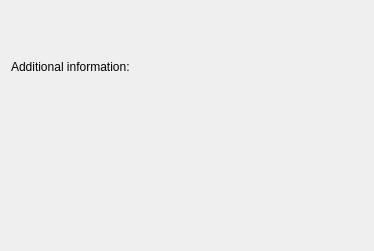
<ui version="4.0" >
 <class>JabberAboutInfoBase</class>
 <widget class="QWidget" name="JabberAboutInfoBase" >
  <property name="geometry" >
   <rect>
    <x>0</x>
    <y>0</y>
    <width>374</width>
    <height>251</height>
   </rect>
  </property>
  <property name="windowTitle" >
   <string>Form4</string>
  </property>
  <layout class="QVBoxLayout" >
   <property name="margin" >
    <number>11</number>
   </property>
   <property name="spacing" >
    <number>6</number>
   </property>
   <item>
    <widget class="QLabel" name="TextLabel26" >
     <property name="text" >
      <string>Additional information:</string>
     </property>
     <property name="wordWrap" >
      <bool>false</bool>
     </property>
    </widget>
   </item>
   <item>
    <widget class="Q3MultiLineEdit" native="1" name="edtAbout" />
   </item>
  </layout>
 </widget>
 <customwidgets>
  <customwidget>
   <class>Q3MultiLineEdit</class>
   <extends>QWidget</extends>
   <header>q3multilineedit.h</header>
   <container>1</container>
  </customwidget>
 </customwidgets>
 <resources/>
 <connections/>
</ui>
